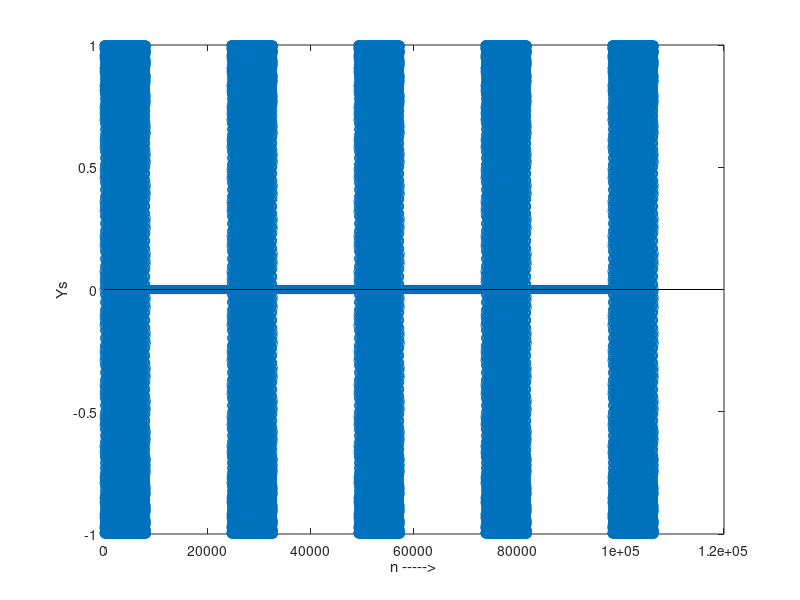
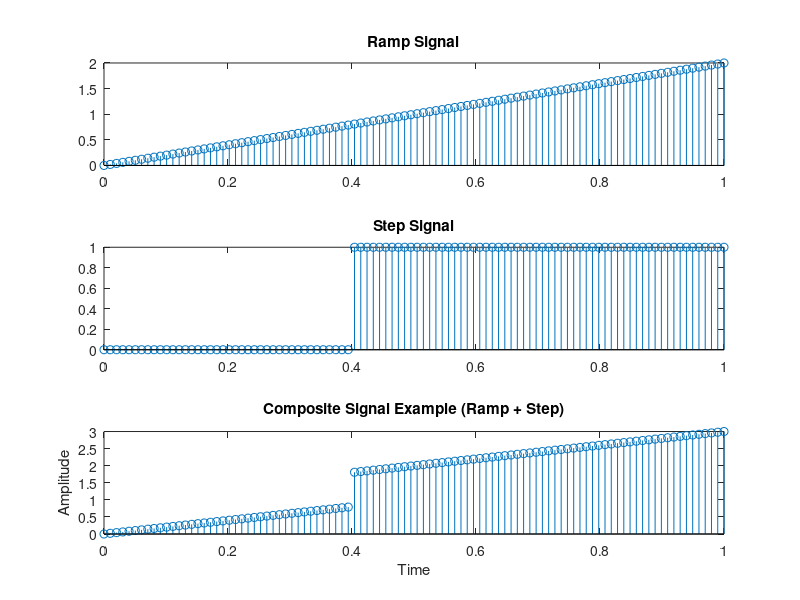

Source code (MATLAB) for these figures, in order:
clc; close all; clear all;

%% i) Generation of Single tone signal
Fs = 8192;                    % Default Sampling Frequency (Hz)
Ts = 1/Fs;                    % Sampling Interval (s)
T = 0:Ts:(Fs*Ts);             % One Second
Frq = 1000;                   % Tone Frequency
Y = sin(2*pi*Frq*T);          % Tone
Y0 = zeros(1,Fs*2);            % Silent Interval
Ys = [repmat([Y Y0],1,4) Y];
disp(Ys)
figure;
stem(Ys);
xlabel('n ----->'); ylabel('Ys');

%% ii) Composite signal

% Number of samples
num_samples = 100;

% Time vector
t = linspace(0, 1, num_samples);

% Ramp signal
slope = 2; % Adjust the slope as needed
ramp_signal = slope * t;

% Step signal
step_start = 0.4;
step_amplitude = 1; % Adjust the amplitude as needed
step_signal = step_amplitude * (t >= step_start);

% Composite signal (sum of ramp and step)
composite_signal = ramp_signal + step_signal;

% Plotting individual signals and composite signal
figure;

subplot(3, 1, 1);
stem(t, ramp_signal);
title('Ramp Signal');

subplot(3, 1, 2);
stem(t, step_signal);
title('Step Signal');

subplot(3, 1, 3);
stem(t, composite_signal);
title('Composite Signal (Ramp + Step)');
xlabel('Time');
ylabel('Amplitude');

% Display the plot
title('Composite Signal Example (Ramp + Step)');
